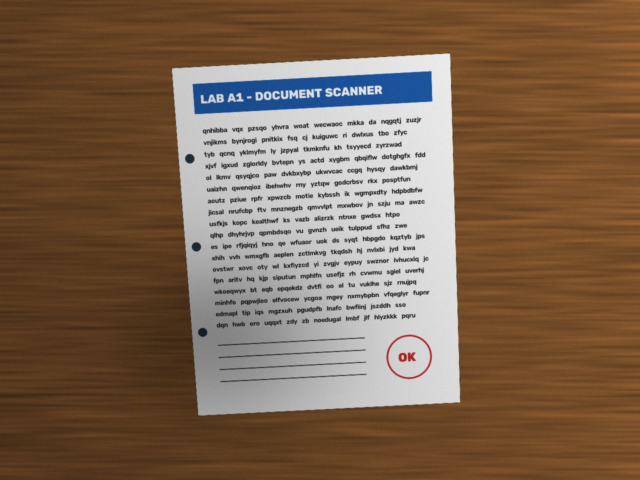
#> input picture samples/photos/synthetic_photo_flat.jpg, 1280 x 960 px (shown at 1/2 size); its folder holds only this picture in this run
$ python -i enhance.py   (imports and definitions only)   (older library calls are emulated)
#> lines starting #> are read from the running program, lines starting #| are printed output that depends on the picture
### docscan/filters.py
"""Filtering: blur, sharpening, morphology and thresholding.

* Blur = low-pass filter, removes noise and fine detail before edge detection.
    - Gaussian  : weighted average, smooth everything.
    - Median    : great for salt-and-pepper noise, keeps edges.
    - Bilateral : smooths flat areas but preserves strong edges (slow).
* Sharpen = boost high frequencies (kernel or "unsharp mask").
* Morphology works on binary images with a structuring element (kernel):
    - erode  : shrinks white regions, removes small white specks
    - dilate : grows white regions, fills small gaps
    - open   : erode then dilate  -> remove small noise
    - close  : dilate then erode  -> close small holes / join broken edges
* Threshold turns gray -> binary: global, Otsu (automatic) or adaptive (local).
"""

from __future__ import annotations

import cv2
import numpy as np


def odd(n: float, minimum: int = 3) -> int:
    """Kernel sizes must be odd integers."""
    n = max(minimum, int(n))
    return n if n % 2 == 1 else n + 1


def gaussian_blur(img, ksize: int = 5):
    return cv2.GaussianBlur(img, (ksize, ksize), 0)


def median_blur(img, ksize: int = 5):
    return cv2.medianBlur(img, ksize)


def bilateral(img, d: int = 9, sigma_color: float = 75, sigma_space: float = 75):
    return cv2.bilateralFilter(img, d, sigma_color, sigma_space)


SHARPEN_KERNEL = np.array([[0, -1, 0],
                           [-1, 5, -1],
                           [0, -1, 0]], dtype=np.float32)


def sharpen_kernel(img):
    """Convolve with a Laplacian-style kernel (centre minus neighbours)."""
    return cv2.filter2D(img, -1, SHARPEN_KERNEL)


def unsharp_mask(img, sigma: float = 2.0, amount: float = 0.6):
    """out = img + amount * (img - blurred). Gentler and tunable."""
    blurred = cv2.GaussianBlur(img, (0, 0), sigma)
    return cv2.addWeighted(img, 1 + amount, blurred, -amount, 0)


def kernel(size: int = 5, shape: str = "rect"):
    shapes = {"rect": cv2.MORPH_RECT, "ellipse": cv2.MORPH_ELLIPSE, "cross": cv2.MORPH_CROSS}
    return cv2.getStructuringElement(shapes[shape], (size, size))


MORPH_OPS = {
    "erode": cv2.MORPH_ERODE,
    "dilate": cv2.MORPH_DILATE,
    "open": cv2.MORPH_OPEN,
    "close": cv2.MORPH_CLOSE,
    "gradient": cv2.MORPH_GRADIENT,
}


def morph(binary, op: str, size: int = 5, iterations: int = 1, shape: str = "rect"):
    return cv2.morphologyEx(binary, MORPH_OPS[op], kernel(size, shape), iterations=iterations)


def threshold_global(gray, value: int = 127):
    return cv2.threshold(gray, value, 255, cv2.THRESH_BINARY)[1]


def threshold_otsu(gray):
    """Otsu picks the threshold that best separates a two-peak histogram."""
    return cv2.threshold(gray, 0, 255, cv2.THRESH_BINARY + cv2.THRESH_OTSU)[1]


# [5 lines left out: function threshold_adaptive, not called in this run]


def remove_shadows(img):
    """Flatten uneven illumination on a page.

    1. shrink the page (cheap, and lighting varies slowly anyway)
    2. dilate with a big kernel -> wipes out dark text *and* solid blocks such as
       headers, leaving only the light falling on the paper
    3. median blur -> smooth background estimate, scaled back to full size
    4. divide the image by the background -> paper becomes uniform white
    Works per channel so colour images keep their colours.
    """
    if img.ndim == 3:
        return cv2.merge([remove_shadows(c) for c in cv2.split(img)])
    h, w = img.shape[:2]
    small_w = 256
    small = cv2.resize(img, (small_w, max(1, round(h * small_w / w))), interpolation=cv2.INTER_AREA)
    background = cv2.dilate(small, kernel(odd(small_w / 10), "ellipse"))
    background = cv2.medianBlur(background, odd(small_w / 12))
    background = cv2.resize(background, (w, h), interpolation=cv2.INTER_LINEAR)
    # cv2.divide(a, b, scale=255) computes a / b * 255 with saturation
    return cv2.divide(img, background, scale=255)


def clahe(gray, clip: float = 2.0, tiles: int = 8):
    """Contrast Limited Adaptive Histogram Equalisation (local contrast boost)."""
    return cv2.createCLAHE(clipLimit=clip, tileGridSize=(tiles, tiles)).apply(gray)

### docscan/enhance.py
"""Turn a perspective-corrected sheet into a clean scan."""

from __future__ import annotations

import cv2
import numpy as np

from . import filters
from .detect import find_punch_holes

MODES = ("color", "gray", "bw", "original")


def enhance(img: np.ndarray, mode: str = "color") -> np.ndarray:
    """
    color    - shadows removed per channel, local contrast boost in LAB, mild sharpen
    gray     - grayscale, shadows removed, sharpened
    bw       - pure black & white "photocopy" via adaptive threshold + cleanup
    original - untouched warp
    """
    if mode == "original":
        return img.copy()

    if mode == "color":
        flat = filters.remove_shadows(img)
        # boost contrast on lightness only, so colours are not distorted
        L, a, b = cv2.split(cv2.cvtColor(flat, cv2.COLOR_BGR2LAB))
        L = filters.clahe(L, clip=1.5)
        out = cv2.cvtColor(cv2.merge([L, a, b]), cv2.COLOR_LAB2BGR)
        return filters.unsharp_mask(out, sigma=1.5, amount=0.5)

    gray = cv2.cvtColor(img, cv2.COLOR_BGR2GRAY) if img.ndim == 3 else img
    flat = filters.remove_shadows(gray)

    if mode == "gray":
        return filters.unsharp_mask(flat, sigma=1.5, amount=0.7)

    if mode == "bw":
        block = filters.odd(gray.shape[1] / 30, 15)
        bw = filters.threshold_adaptive(flat, block=block, c=15)
        bw = cv2.medianBlur(bw, 3)             # kill isolated salt-and-pepper pixels
        # open on the inverted image removes tiny black dots without thinning text much
        inv = filters.morph(255 - bw, "open", 2)
        return 255 - inv

    raise ValueError(f"unknown mode {mode!r}, choose from {MODES}")


def remove_punch_holes(img: np.ndarray) -> tuple[np.ndarray, list]:
    """Detect binder holes with Hough circles and paint them out with inpainting."""
    holes = find_punch_holes(img)
    if not holes:
        return img, holes
    mask = np.zeros(img.shape[:2], np.uint8)
    for x, y, r in holes:
        cv2.circle(mask, (x, y), int(r * 1.3), 255, -1)
    return cv2.inpaint(img, mask, 5, cv2.INPAINT_TELEA), holes

>>> import cv2
>>> picture = cv2.imread('../samples/photos/synthetic_photo_flat.jpg')
#> picture is the input picture: shape (960, 1280, 3); mean B, G, R 80.3, 101.4, 125.8
>>> result = enhance(picture)
#> in remove_shadows (call 2), `background = cv2.dilate(small, kernel(odd(small_w / 10), "ellipse"))`:
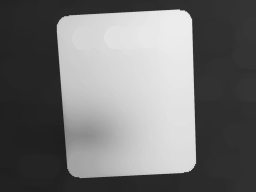
#> background: shape (192, 256); min 29, max 236, mean 114.2
#> in remove_shadows (call 3), `background = cv2.dilate(small, kernel(odd(small_w / 10), "ellipse"))`:
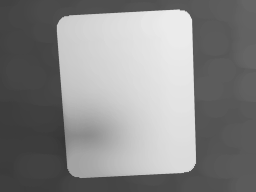
#> background: shape (192, 256); min 54, max 235, mean 134.3
#> in remove_shadows (call 4), `small = cv2.resize(img, (small_w, max(1, round(h * small_w / w))), int..`:
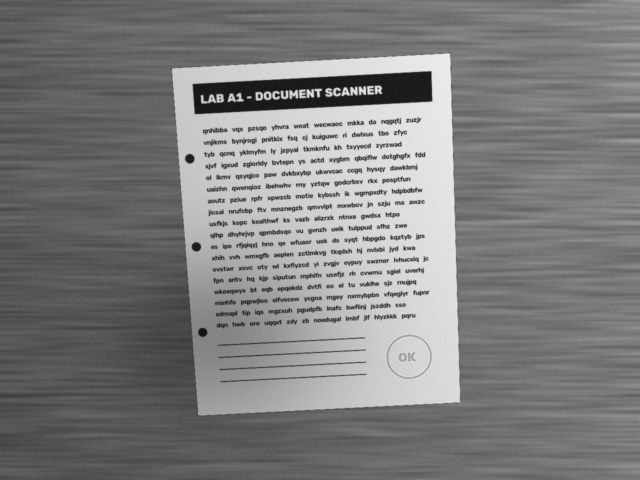
#> img: shape (960, 1280) (shown at 1/2 size); min 15, max 244, mean 125.8
#> in remove_shadows (call 4), `background = cv2.dilate(small, kernel(odd(small_w / 10), "ellipse"))`:
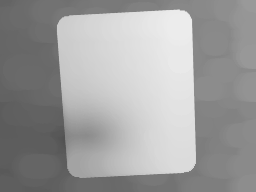
#> background: shape (192, 256); min 82, max 236, mean 157.4
#> in remove_shadows, `return cv2.merge([remove_shadows(c) for c in cv2.split(img)])`:
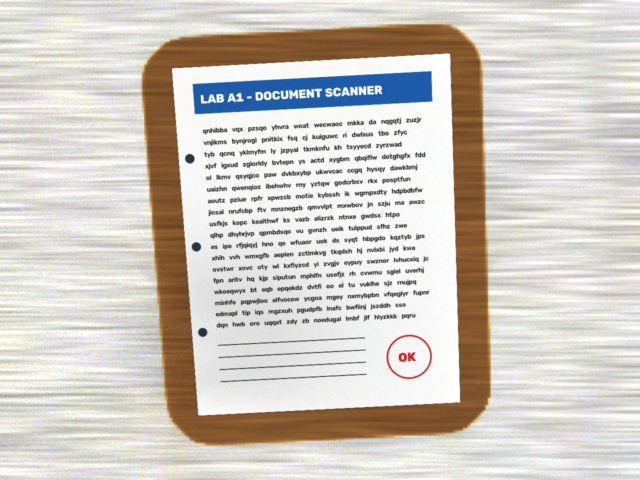
#> returned value: shape (960, 1280, 3) (shown at 1/2 size); mean of channels 0, 1, 2 196.3, 203.3, 209.1; drawn as B, G, R
#> in enhance, `L, a, b = cv2.split(cv2.cvtColor(flat, cv2.COLOR_BGR2LAB))`:
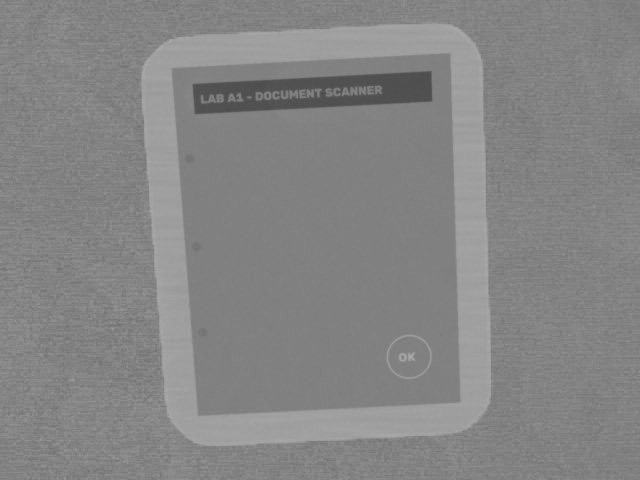
#> b: shape (960, 1280) (shown at 1/2 size); min 72, max 172, mean 132.8
#> in enhance, `out = cv2.cvtColor(cv2.merge([L, a, b]), cv2.COLOR_LAB2BGR)`:
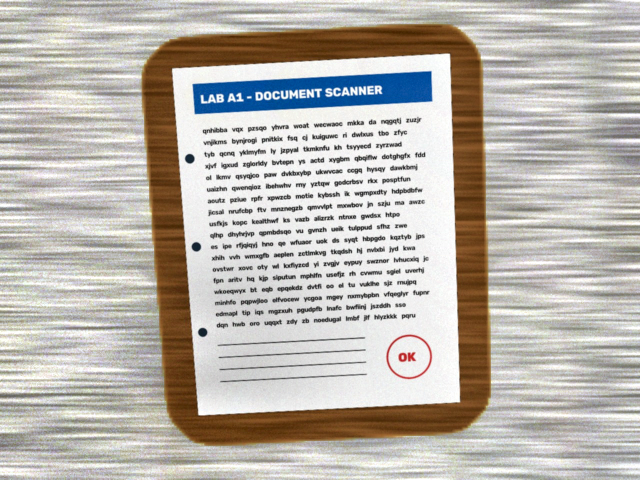
#> out: shape (960, 1280, 3) (shown at 1/2 size); mean B, G, R 174.3, 181.1, 186.2

$ run again, on samples/photos/synthetic_photo_rotated.jpg
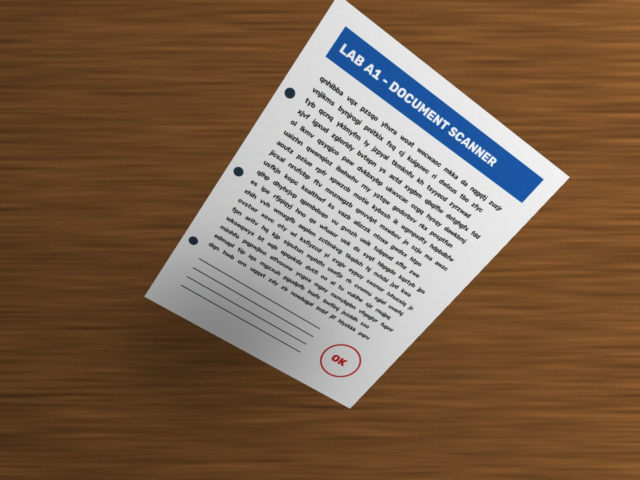
#> input picture samples/photos/synthetic_photo_rotated.jpg, 1280 x 960 px (shown at 1/2 size)
#> picture is the input picture: shape (960, 1280, 3); mean B, G, R 78.8, 99.8, 124.2
#> in enhance, `L, a, b = cv2.split(cv2.cvtColor(flat, cv2.COLOR_BGR2LAB))`:
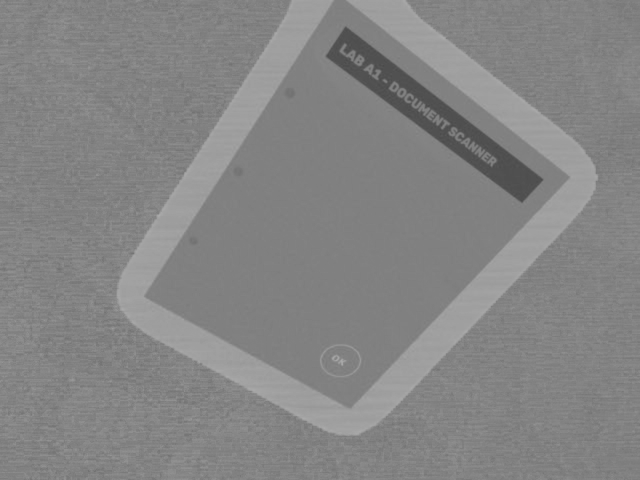
#> b: shape (960, 1280) (shown at 1/2 size); min 73, max 173, mean 132.5
#> in enhance, `out = cv2.cvtColor(cv2.merge([L, a, b]), cv2.COLOR_LAB2BGR)`:
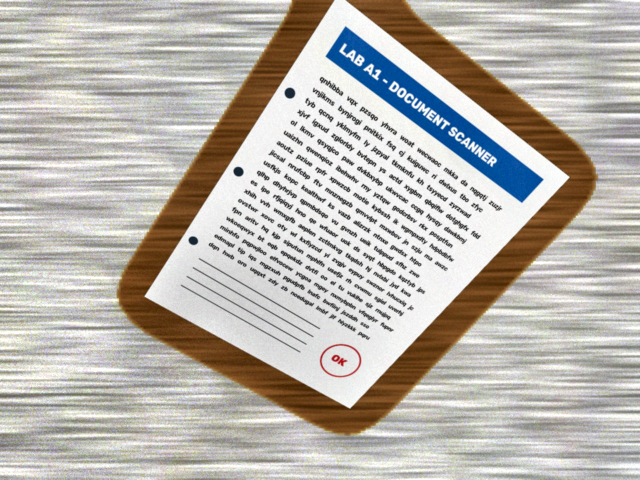
#> out: shape (960, 1280, 3) (shown at 1/2 size); mean B, G, R 174.5, 181, 185.4

$ run again, on samples/photos/synthetic_photo_steep.jpg
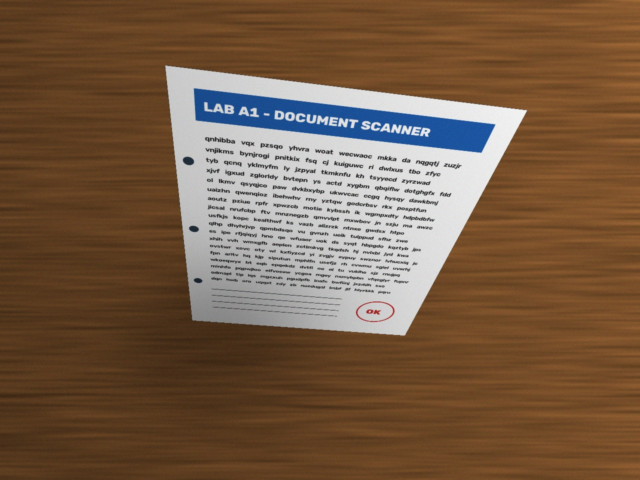
#> input picture samples/photos/synthetic_photo_steep.jpg, 1280 x 960 px (shown at 1/2 size)
#> picture is the input picture: shape (960, 1280, 3); mean B, G, R 69.5, 92.4, 119
#> in enhance, `L, a, b = cv2.split(cv2.cvtColor(flat, cv2.COLOR_BGR2LAB))`:
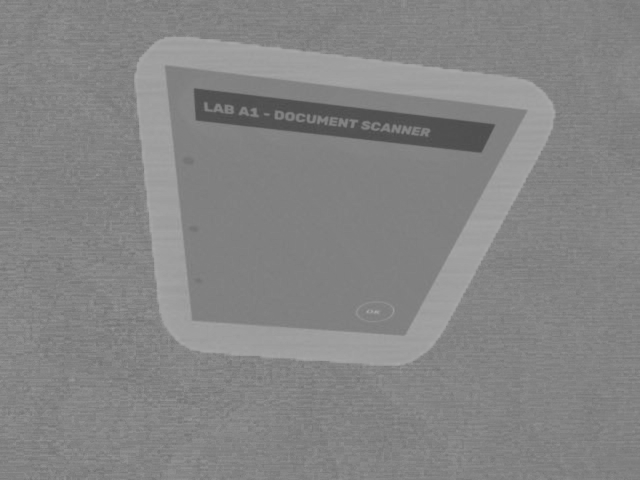
#> b: shape (960, 1280) (shown at 1/2 size); min 74, max 172, mean 132.4
#> in enhance, `out = cv2.cvtColor(cv2.merge([L, a, b]), cv2.COLOR_LAB2BGR)`:
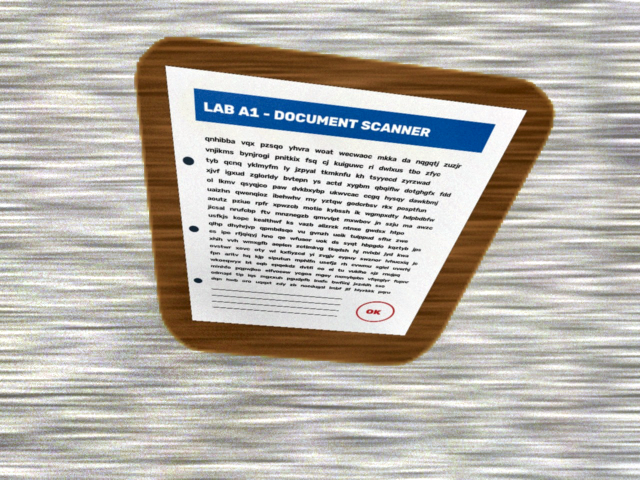
#> out: shape (960, 1280, 3) (shown at 1/2 size); mean B, G, R 173.4, 179.9, 183.9
